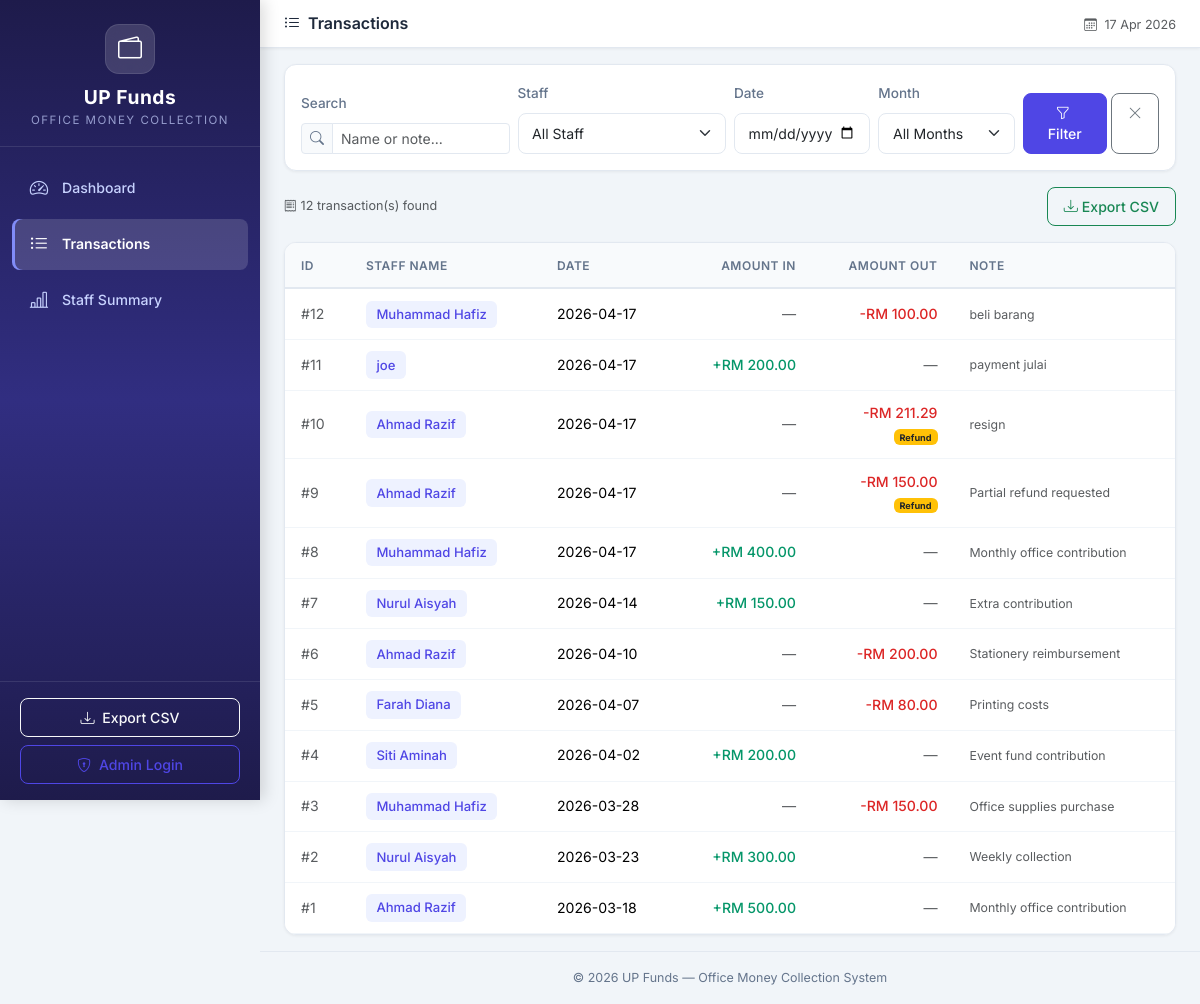
The app's page /transactions, older data.
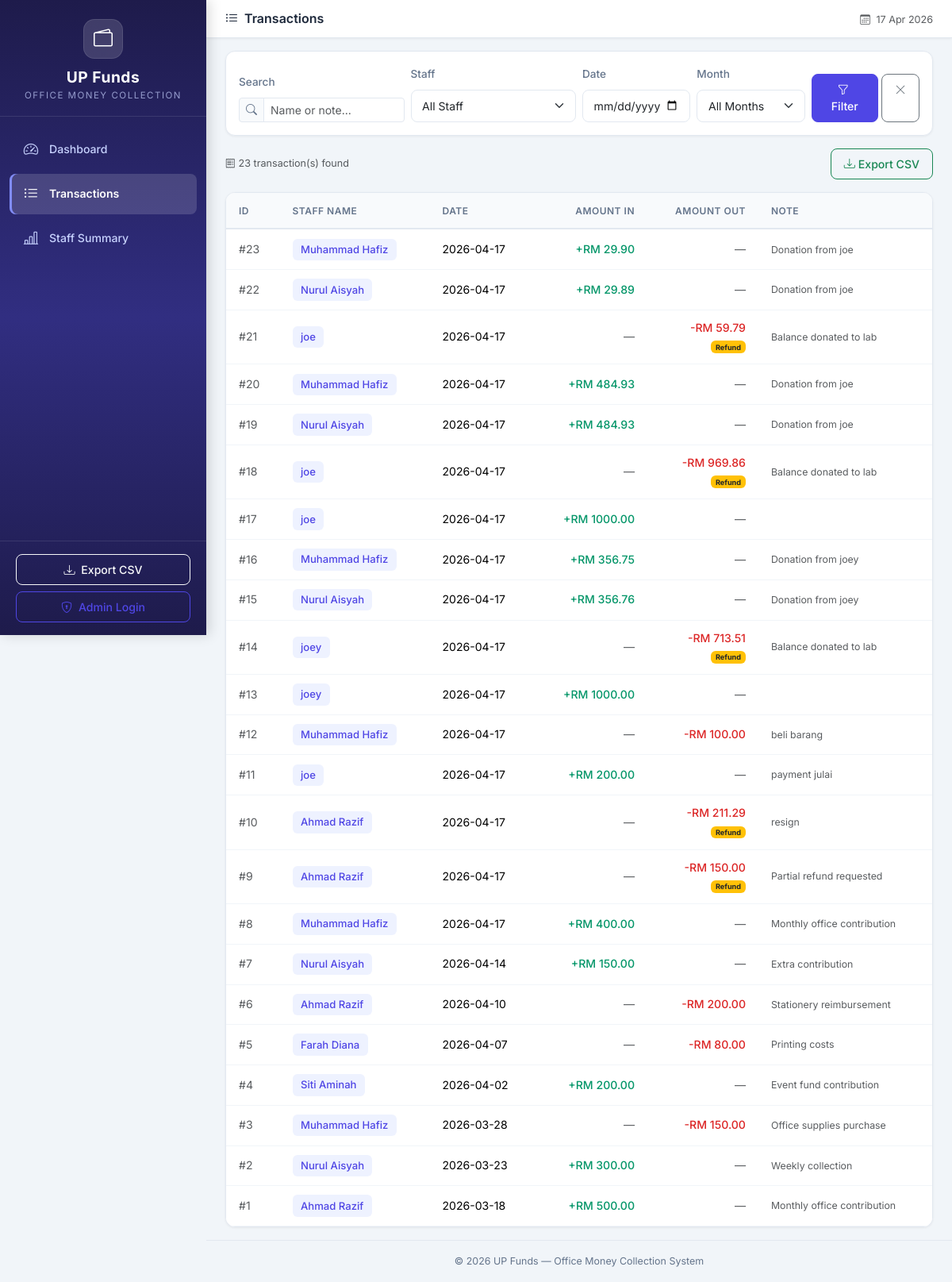
The same page, newer data.
### tables this page shows
CREATE TABLE cash_records (
            id INTEGER PRIMARY KEY AUTOINCREMENT,
            staff_id INTEGER NOT NULL,
            record_date DATE NOT NULL,
            amount_in REAL DEFAULT 0.00,
            amount_out REAL DEFAULT 0.00,
            expense_type TEXT DEFAULT 'shared',
            note TEXT DEFAULT '',
            created_at TIMESTAMP DEFAULT CURRENT_TIMESTAMP,
            updated_at TIMESTAMP DEFAULT CURRENT_TIMESTAMP,
            FOREIGN KEY (staff_id) REFERENCES staff(id)
        );

CREATE TABLE staff (
            id INTEGER PRIMARY KEY AUTOINCREMENT,
            name TEXT NOT NULL UNIQUE,
            is_active INTEGER DEFAULT 1,
            created_at TIMESTAMP DEFAULT CURRENT_TIMESTAMP
        );

### app.py (the view)
@app.route('/transactions')
def transactions():
    conn = get_db_connection()
    staff_filter = request.args.get('staff', '')
    date_filter = request.args.get('date', '')
    month_filter = request.args.get('month', '')
    search_query = request.args.get('search', '')
    query = '''
        SELECT cr.*, s.name as staff_name
        FROM cash_records cr
        JOIN staff s ON cr.staff_id = s.id
        WHERE 1=1
    '''
    params = []
    if staff_filter:
        query += ' AND cr.staff_id = ?'
        params.append(staff_filter)
    if date_filter:
        query += ' AND cr.record_date = ?'
        params.append(date_filter)
    if month_filter:
        query += " AND strftime('%Y-%m', cr.record_date) = ?"
        params.append(month_filter)
    if search_query:
        query += ' AND (s.name LIKE ? OR cr.note LIKE ?)'
        params.extend([f'%{search_query}%', f'%{search_query}%'])
    query += ' ORDER BY cr.record_date DESC, cr.id DESC'
    records = conn.execute(query, params).fetchall()
    staff_list = conn.execute('SELECT * FROM staff ORDER BY name').fetchall()
    months = conn.execute('''
        SELECT DISTINCT strftime('%Y-%m', record_date) as month
        FROM cash_records
        ORDER BY month DESC
    ''').fetchall()
    conn.close()
    return render_template('transactions.html',
                           records=records,
                           staff_list=staff_list,
                           months=months,
                           staff_filter=staff_filter,
                           date_filter=date_filter,
                           month_filter=month_filter,
                           search_query=search_query)

### app.py (called while the page is built)
@app.context_processor
def inject_now():
    is_admin = session.get('role') == 'admin'
    return {'now': datetime.now(), 'is_admin': is_admin}

### database.py (called while the page is built)
def get_db_connection():
    conn = sqlite3.connect(DATABASE_PATH)
    conn.row_factory = sqlite3.Row  # Access columns by name
    conn.execute("PRAGMA foreign_keys = ON")  # Enable foreign key support
    return conn

### templates/transactions.html (shortened to what this page needs)
{% extends 'base.html' %}
{% block page_title %}
    <i class="bi bi-list-ul me-2"></i>Transactions
{% endblock %}
{% block content %}
<div class="card content-card mb-3">
    <div class="card-body">
        <form method="GET" action="{{ url_for('transactions') }}" class="row g-2 align-items-end">
            <div class="col-md-3">
                <label class="form-label small fw-medium">Search</label>
                <div class="input-group input-group-sm">
                    <span class="input-group-text"><i class="bi bi-search"></i></span>
                    <input type="text" class="form-control" name="search"
                           placeholder="Name or note..." value="{{ search_query }}">
                </div>
            </div>
            <div class="col-md-3">
                <label class="form-label small fw-medium">Staff</label>
                <select class="form-select form-select-sm" name="staff">
                    <option value="">All Staff</option>
                </select>
            </div>
            <div class="col-md-2">
                <label class="form-label small fw-medium">Date</label>
                <input type="date" class="form-control form-control-sm" name="date" value="{{ date_filter }}">
            </div>
            <div class="col-md-2">
                <label class="form-label small fw-medium">Month</label>
                <select class="form-select form-select-sm" name="month">
                    <option value="">All Months</option>
                </select>
            </div>
            <div class="col-md-2 d-flex gap-1">
                <button type="submit" class="btn btn-primary btn-sm flex-fill">
                    <i class="bi bi-funnel me-1"></i>Filter
                </button>
                <a href="{{ url_for('transactions') }}" class="btn btn-outline-secondary btn-sm">
                    <i class="bi bi-x-lg"></i>
                </a>
            </div>
        </form>
    </div>
</div>
<div class="d-flex justify-content-between align-items-center mb-3">
    <span class="text-muted small">
        <i class="bi bi-receipt me-1"></i>{{ records|length }} transaction(s) found
    </span>
    <div class="d-flex gap-2">
        <a href="{{ url_for('export_csv') }}" class="btn btn-outline-success btn-sm">
            <i class="bi bi-download me-1"></i>Export CSV
        </a>
    </div>
</div>
<div class="card content-card">
    <div class="card-body p-0">
        {% if records %}
        <div class="table-responsive">
            <table class="table table-hover mb-0" id="transactionsTable">
                <thead>
                    <tr>
                        <th>ID</th>
                        <th>Staff Name</th>
                        <th>Date</th>
                        <th class="text-end">Amount In</th>
                        <th class="text-end">Amount Out</th>
                        <th>Note</th>
                    </tr>
                </thead>
                <tbody>
                    {% for record in records %}
                    <tr>
                        <td class="text-muted">#{{ record['id'] }}</td>
                        <td>
                            <span class="staff-badge">{{ record['staff_name'] }}</span>
                        </td>
                        <td>{{ record['record_date'] }}</td>
                        <td class="text-end">
                            {% if record['amount_in'] > 0 %}
                                <span class="amount-in fw-medium">+RM {{ "%.2f"|format(record['amount_in']) }}</span>
                            {% else %}
                                <span class="text-muted">—</span>
                            {% endif %}
                        </td>
                        <td class="text-end">
                            {% if record['amount_out'] > 0 %}
                                <span class="amount-out fw-medium">-RM {{ "%.2f"|format(record['amount_out']) }}</span>
                                {% if record['expense_type'] == 'personal' %}
                                    <br><span class="badge bg-warning text-dark" style="font-size: 0.65em;">Refund</span>
                                {% endif %}
                            {% else %}
                                <span class="text-muted">—</span>
                            {% endif %}
                        </td>
                        <td class="text-muted small">{{ record['note'][:40] }}{{ '...' if record['note']|length > 40 }}</td>
                    </tr>
                    {% endfor %}
                </tbody>
            </table>
        </div>
        {% endif %}
    </div>
</div>
{% endblock %}

### templates/base.html (shortened to what this page needs)
<!DOCTYPE html>
<html lang="en">
<head>
    <link href="https://cdn.jsdelivr.net/npm/bootstrap@5.3.3/dist/css/bootstrap.min.css" rel="stylesheet">
    <link href="https://cdn.jsdelivr.net/npm/bootstrap-icons@1.11.3/font/bootstrap-icons.min.css" rel="stylesheet">
    <link href="{{ url_for('static', filename='css/style.css') }}" rel="stylesheet">
</head>
<body>
    <nav id="sidebar" class="sidebar">
        <div class="sidebar-header">
            <div class="brand-icon">
                <i class="bi bi-wallet2"></i>
            </div>
            <h4 class="brand-title">UP Funds</h4>
            <p class="brand-subtitle">Office Money Collection</p>
        </div>
        <ul class="sidebar-nav">
            <li class="nav-item">
                <a href="{{ url_for('dashboard') }}"
                   class="nav-link {% if request.endpoint == 'dashboard' %}active{% endif %}">
                    <i class="bi bi-speedometer2"></i>
                    <span>Dashboard</span>
                </a>
            </li>
            <li class="nav-item">
                <a href="{{ url_for('transactions') }}"
                   class="nav-link {% if request.endpoint == 'transactions' %}active{% endif %}">
                    <i class="bi bi-list-ul"></i>
                    <span>Transactions</span>
                </a>
            </li>
            <li class="nav-item">
                <a href="{{ url_for('staff_summary') }}"
                   class="nav-link {% if request.endpoint == 'staff_summary' %}active{% endif %}">
                    <i class="bi bi-bar-chart-line"></i>
                    <span>Staff Summary</span>
                </a>
            </li>
        </ul>
        <div class="sidebar-footer">
            <a href="{{ url_for('export_csv') }}" class="btn btn-outline-light btn-sm w-100 mb-2">
                <i class="bi bi-download me-1"></i> Export CSV
            </a>
            {% if is_admin %}
                <a href="{{ url_for('logout') }}" class="btn btn-outline-danger btn-sm w-100">
                    <i class="bi bi-box-arrow-left me-1"></i> Logout
                </a>
            {% else %}
                <a href="{{ url_for('login') }}" class="btn btn-outline-primary btn-sm w-100">
                    <i class="bi bi-shield-lock me-1"></i> Admin Login
                </a>
            {% endif %}
        </div>
    </nav>
    <div class="main-content">
        <div class="topbar">
            <h5 class="topbar-title mb-0">{% block page_title %}Dashboard{% endblock %}</h5>
            <div class="topbar-right">
                <span class="text-muted small">
                    <i class="bi bi-calendar3 me-1"></i>
                    {{ now.strftime('%d %b %Y') if now else '' }}
                </span>
            </div>
        </div>
        <div class="container-fluid px-4 py-3">
            {% block content %}{% endblock %}
        </div>
        <footer class="app-footer">
            <p class="mb-0">&copy; 2026 UP Funds — Office Money Collection System</p>
        </footer>
    </div>
</body>
</html>

Row changes from the older to the newer data that the page shows:
added cash_records: id "23", staff_name "Muhammad Hafiz", record_date "2026-04-17", amount_in "29.90", note "Donation from joe"
added cash_records: id "22", staff_name "Nurul Aisyah", record_date "2026-04-17", amount_in "29.89", note "Donation from joe"
added cash_records: id "21", staff_name "joe", record_date "2026-04-17", amount_out "59.79", expense_type "Refund", note "Balance donated to lab"
added cash_records: id "20", staff_name "Muhammad Hafiz", record_date "2026-04-17", amount_in "484.93", note "Donation from joe"
added cash_records: id "19", staff_name "Nurul Aisyah", record_date "2026-04-17", amount_in "484.93", note "Donation from joe"
added cash_records: id "18", staff_name "joe", record_date "2026-04-17", amount_out "969.86", expense_type "Refund", note "Balance donated to lab"
added cash_records: id "17", staff_name "joe", record_date "2026-04-17", amount_in "1000.00"
added cash_records: id "16", staff_name "Muhammad Hafiz", record_date "2026-04-17", amount_in "356.75", note "Donation from joey"
added cash_records: id "15", staff_name "Nurul Aisyah", record_date "2026-04-17", amount_in "356.76", note "Donation from joey"
added cash_records: id "14", staff_name "joey", record_date "2026-04-17", amount_out "713.51", expense_type "Refund", note "Balance donated to lab"
added cash_records: id "13", staff_name "joey", record_date "2026-04-17", amount_in "1000.00"
Text that changed along with them:
{{ records|length }}: "12" → "23"
